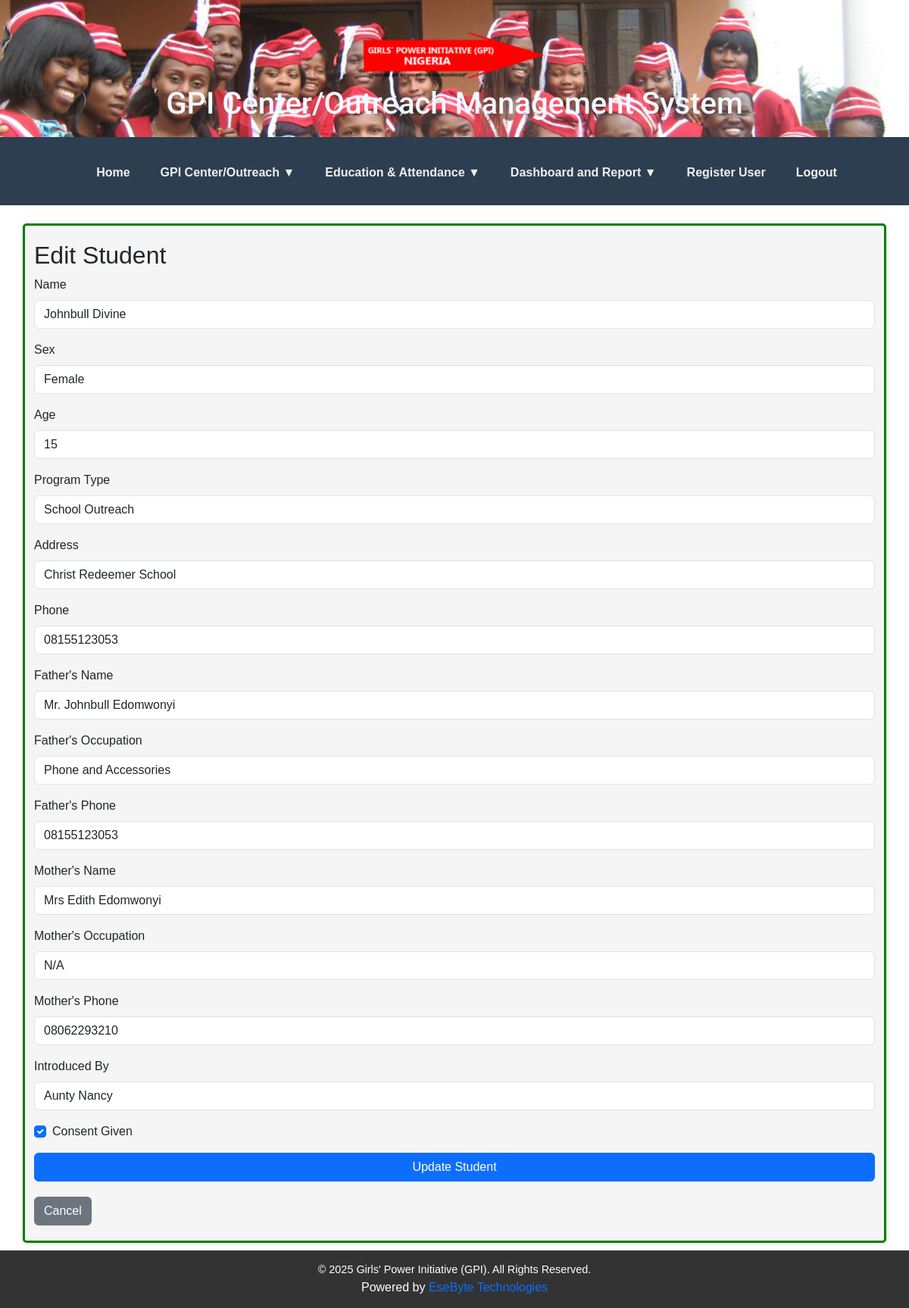
The page /edit_student/1 (signed in) on the database its author committed.
### models.py (models this page shows)
class Student(db.Model):
    id = db.Column(db.Integer, primary_key=True)
    name = db.Column(db.String(100), nullable=False)
    sex = db.Column(db.String(10))
    age = db.Column(db.Integer)
    school_id = db.Column(db.Integer, db.ForeignKey('school.id'), nullable=True)  # Nullable for center students
    program_type = db.Column(db.Enum(ProgramType), nullable=False)  # Distinguish Outreach vs Center
    student_class = db.Column(db.String(50), nullable=True)  # e.g., JSS1, JSS2
    academic_session = db.Column(db.String(20), nullable=True)  # Outreach only
    term = db.Column(db.String(20), nullable=True)  # First, Second, Third Term (Outreach only)
    center_year = db.Column(db.Integer, nullable=True)  # Year 1, 2, 3 (Center only)
    center_class = db.Column(db.String(50), nullable=True)  # e.g., Pearl, Diamond, Oasis (Center only)
    address = db.Column(db.String(255))
    phone = db.Column(db.String(20))
    father_name = db.Column(db.String(100))
    father_occupation = db.Column(db.String(100))
    father_phone = db.Column(db.String(20))
    mother_name = db.Column(db.String(100))
    mother_occupation = db.Column(db.String(100))
    mother_phone = db.Column(db.String(20))
    introduced_by = db.Column(db.String(100))
    is_graduating = db.Column(db.Boolean, default=False)
    consent = db.Column(db.Boolean, default=False)
    assessments = db.relationship('Assessment', backref=db.backref('student_ref', lazy=True), cascade='all, delete-orphan')
    attendance_records = db.relationship('Attendance', backref=db.backref('student_ref', lazy=True), cascade='all, delete-orphan')

### views.py (the view, shortened to what this page needs)
@auth.route('/edit_student/<int:id>', methods=['GET', 'POST'])
@login_required
@admin_required
def edit_student(id):
    student = Student.query.get_or_404(id)
    schools = School.query.all()
    form_errors = []
    return render_template('edit_student.html', student=student, schools=schools)

### app.py (called while the page is built)
@login_manager.user_loader
def load_user(user_id):
    return User.query.get(int(user_id))

### auth.py (called while the page is built)
def admin_required(f):
    @wraps(f)
    def decorated_function(*args, **kwargs):
        if not current_user.is_authenticated:
            flash("You need to log in first.", "warning")
            return redirect(url_for("auth.login"))
        if not getattr(current_user, "is_admin", False):
            flash("You do not have permission to access this page.", "danger")
            return render_template("403.html"), 403  # Redirect to custom error page
        return f(*args, **kwargs)
    return decorated_function

### templates/edit_student.html (shortened to what this page needs)
{% extends 'base.html' %}
{% block content %}
<div class="container mt-4">
    <h2>Edit Student</h2>
    <form method="POST">
        <div class="mb-3">
            <label for="name" class="form-label">Name</label>
            <input type="text" class="form-control" id="name" name="name" value="{{ student.name }}" required>
        </div>
        <div class="mb-3">
            <label for="sex" class="form-label">Sex</label>
            <select class="form-control" id="sex" name="sex">
                <option value="Female" {% if student.sex == 'Female' %}selected{% endif %}>Female</option>
            </select>
        </div>
        <div class="mb-3">
            <label for="age" class="form-label">Age</label>
            <input type="number" class="form-control" id="age" name="age" value="{{ student.age }}" required>
        </div>
        <div class="mb-3">
            <label for="program_type" class="form-label">Program Type</label>
            <select class="form-control" id="program_type" name="program_type">
                <option value="SCHOOL_OUTREACH" {% if student.program_type == 'SCHOOL_OUTREACH' %}selected{% endif %}>School Outreach</option>
            </select>
        </div>
        <div class="mb-3">
            <label for="address" class="form-label">Address</label>
            <input type="text" class="form-control" id="address" name="address" value="{{ student.address }}">
        </div>
        <div class="mb-3">
            <label for="phone" class="form-label">Phone</label>
            <input type="text" class="form-control" id="phone" name="phone" value="{{ student.phone }}">
        </div>
        <div class="mb-3">
            <label for="father_name" class="form-label">Father's Name</label>
            <input type="text" class="form-control" id="father_name" name="father_name" value="{{ student.father_name }}">
        </div>
        <div class="mb-3">
            <label for="father_occupation" class="form-label">Father's Occupation</label>
            <input type="text" class="form-control" id="father_occupation" name="father_occupation" value="{{ student.father_occupation }}">
        </div>
        <div class="mb-3">
            <label for="father_phone" class="form-label">Father's Phone</label>
            <input type="text" class="form-control" id="father_phone" name="father_phone" value="{{ student.father_phone }}">
        </div>
        <div class="mb-3">
            <label for="mother_name" class="form-label">Mother's Name</label>
            <input type="text" class="form-control" id="mother_name" name="mother_name" value="{{ student.mother_name }}">
        </div>
        <div class="mb-3">
            <label for="mother_occupation" class="form-label">Mother's Occupation</label>
            <input type="text" class="form-control" id="mother_occupation" name="mother_occupation" value="{{ student.mother_occupation }}">
        </div>
        <div class="mb-3">
            <label for="mother_phone" class="form-label">Mother's Phone</label>
            <input type="text" class="form-control" id="mother_phone" name="mother_phone" value="{{ student.mother_phone }}">
        </div>
        <div class="mb-3">
            <label for="introduced_by" class="form-label">Introduced By</label>
            <input type="text" class="form-control" id="introduced_by" name="introduced_by" value="{{ student.introduced_by }}">
        </div>
        <div class="form-check mb-3">
            <input class="form-check-input" type="checkbox" id="consent" name="consent" {% if student.consent %}checked{% endif %}>
            <label class="form-check-label" for="consent">Consent Given</label>
        </div>
        <button type="submit" class="btn btn-primary">Update Student</button>
        <a href="{{ url_for('auth.students') }}" class="btn btn-secondary">Cancel</a>
    </form>
</div>
{% endblock %}

### static/css/style.css (style rules this page uses)
html, body { height: 100%; margin: 0; padding: 0; display: flex; flex-direction: column; }
body { font-family: 'Roboto', sans-serif; background-color: #f4f4f9; color: #333; line-height: 1.6; flex: 1; }
* { box-sizing: border-box; font-family: Arial, sans-serif; }
.container { width: 50%; padding: 20px; background-color: #f5f5f5; border-radius: 5px; box-shadow: 0 2px 5px rgba(0, 0, 0, 0.1); margin: 10px auto; border: 3px solid green; text-align: left; }
input[type="submit"], button { width: 100%; padding: 12px; background-color: #4CAF50; color: white; border: none; border-radius: 4px; cursor: pointer; font-size: 16px; }
a { display: block; text-align: center; margin-top: 20px; }

### rows shown on the page
Student: name "Johnbull Divine", sex "Female", age "15", address "Christ Redeemer School", phone "08155123053", father_name "Mr. Johnbull Edomwonyi", father_occupation "Phone and Accessories", father_phone "08155123053", mother_name "Mrs Edith Edomwonyi", mother_occupation "N/A", mother_phone "08062293210", introduced_by "Aunty Nancy", consent "☑"
